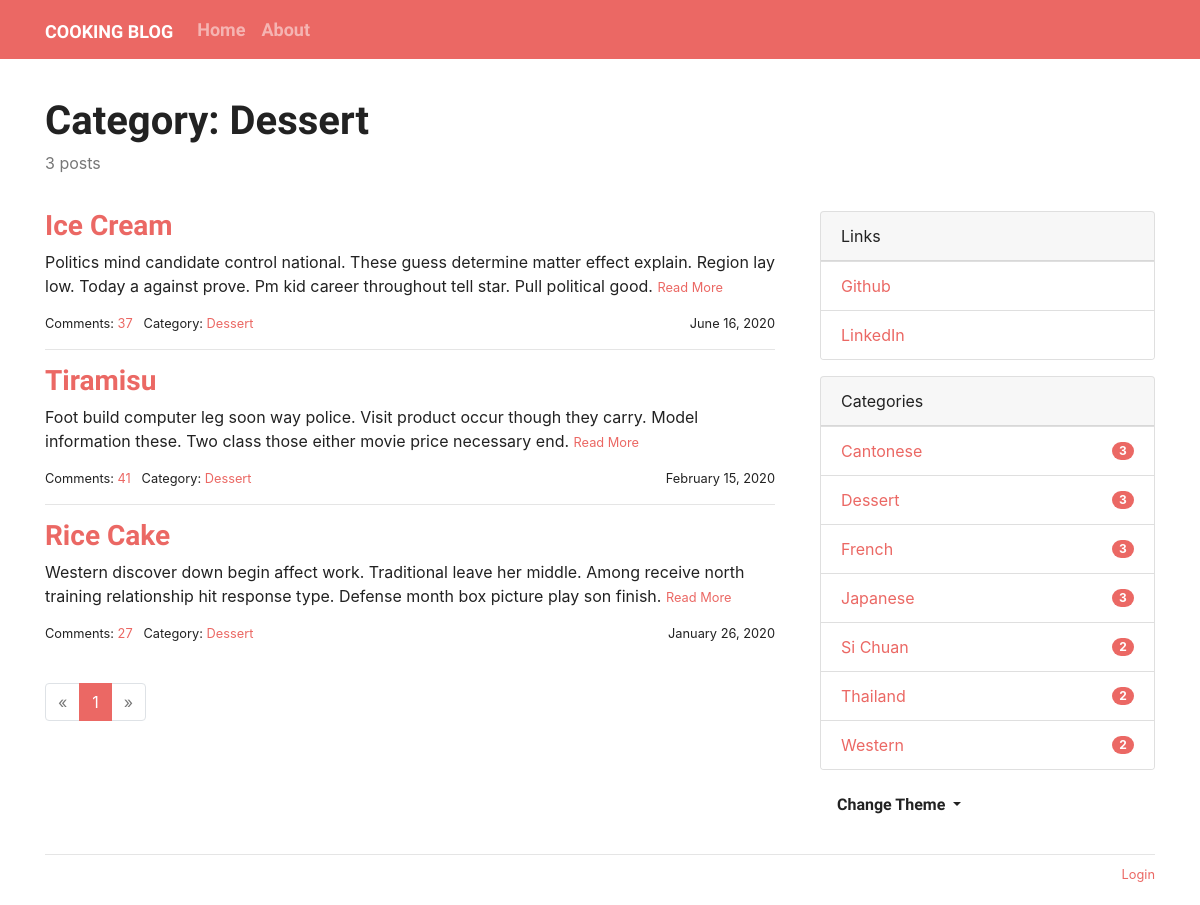
Page /category/2 on the committed database.
### cooking/models.py (models this page shows, shortened)
class Admin(db.Model, UserMixin):
    id = db.Column(db.Integer, primary_key=True)
    username = db.Column(db.String(20))
    password_hash = db.Column(db.String(128))
    blog_title = db.Column(db.String(60))
    blog_sub_title = db.Column(db.String(100))
    name = db.Column(db.String(30))
    about = db.Column(db.Text)

class Category(db.Model):
    id = db.Column(db.Integer, primary_key=True)
    label = db.Column(db.String(30), unique=True)
    posts = db.relationship('Post', back_populates='category')

class Post(db.Model):
    id = db.Column(db.Integer, primary_key=True)
    title = db.Column(db.String(60))
    content = db.Column(db.Text)
    photo = db.Column(db.String(30), unique=True)
    timestamp = db.Column(db.DateTime, default=datetime.utcnow, index=True)
    category_id = db.Column(db.Integer, db.ForeignKey('category.id'))
    category = db.relationship('Category', back_populates='posts')
    comments = db.relationship('Comment', back_populates='post', cascade='all, delete-orphan')

class Link(db.Model):
    id = db.Column(db.Integer, primary_key=True)
    name = db.Column(db.String(30))
    url = db.Column(db.String(255))

### cooking/blueprints/cook.py (the view)
@cook_bp.route('/category/<int:category_id>')
def show_category(category_id):
    category = Category.query.get_or_404(category_id)
    page = request.args.get('page', 1, type=int)
    per_page = current_app.config['COOKLOG_POST_PER_PAGE']
    pagination = Post.query.with_parent(category).order_by(Post.timestamp.desc()).paginate(page, per_page)
    posts = pagination.items
    return render_template('cook/category.html', category=category, pagination=pagination, posts=posts)

### cooking/__init__.py (called while the page is built)
def register_template_context(app):
    @app.context_processor
    def make_template_context():
        admin = Admin.query.first()
        categories = Category.query.order_by(Category.label).all()
        links = Link.query.order_by(Link.name).all()
        if current_user.is_authenticated:
            unread_comments = Comment.query.filter_by(reviewed=False).count()
        else:
            unread_comments = None
        return dict(
            admin=admin, categories=categories,
            links=links, unread_comments=unread_comments)

def register_request_handlers(app):
    @app.after_request
    def query_profiler(response):
        for q in get_debug_queries():
            if q.duration >= app.config['COOKING_SLOW_QUERY_THRESHOLD']:
                app.logger.warning(
                    'Slow query: Duration: %fs\n Context: %s\nQuery: %s\n '
                    % (q.duration, q.context, q.statement)
                )
        return response

### cooking/templates/cook/category.html (shortened to what this page needs)
{% extends 'base.html' %}
{% from 'bootstrap/pagination.html' import render_pagination %}
{% block content %}
    <div class="page-header">
        <h1>Category: {{ category.label }}</h1>
        <p class="text-muted">{{ category.posts|length }} posts</p>
    </div>
    <div class="row">
        <div class="col-sm-8">
            {% include "cook/_posts.html" %}
            <div class="page-footer">{{ render_pagination(pagination) }}</div>
        </div>
        <div class="col-sm-4 sidebar">
            {% include "cook/_sidebar.html" %}
        </div>
    </div>
{% endblock %}

### cooking/templates/base.html (shortened to what this page needs)
{% from 'bootstrap/nav.html' import render_nav_item %}
<html lang="en">
<head>
    {% block head %}
        <link rel="stylesheet"
              href="{{ url_for('static', filename='css/%s.min.css' % request.cookies.get('theme', 'perfect_blue')) }}"
              type="text/css">
        <link rel="stylesheet" href="{{ url_for('static', filename='css/style.css') }}" type="text/css">
    {% endblock head %}
</head>
<body>
    {% block nav%}
    <nav class="navbar navbar-expand-lg navbar-dark bg-primary">
        <div class="container">
            <a class="navbar-brand" href="{{ url_for('cook.index') }}">{{ admin.blog_title }}</a>
            <div class="collapse navbar-collapse" id="navbarColor01">
                <ul class="navbar-nav mr-auto">
                    {{ render_nav_item('cook.index', 'Home') }}
                    {{ render_nav_item('cook.about', 'About') }}
                </ul>
            </div>
        </div>
    </nav>
    {% endblock nav%}
    <main class="container">
    {% block content %}{% endblock content %}
    {% block footer %}
        <footer>
            <p class="float-right">
                <small>
                    {% if current_user.is_authenticated %}
                        <a href="{{ url_for('auth.logout', next=request.full_path) }}">Logout</a>
                    {% else %}
                        <a href="{{ url_for('auth.login', next=request.full_path) }}">Login</a>
                    {% endif %}
                </small>
            </p>
        </footer>
    {% endblock footer %}
    </main>
</body>
</html>

### cooking/templates/cook/_posts.html (shortened to what this page needs)
{% if posts %}
    {% for post in posts %}
        <h3 class="text-primary"><a href="{{ url_for('.show_post', post_id=post.id) }}">{{ post.title }}</a></h3>
        <p>
            {{ post.content|striptags|truncate }}
            <small><a href="{{ url_for('.show_post', post_id=post.id) }}">Read More</a></small>
        </p>
        <small>
            Comments: <a href="{{ url_for('.show_post', post_id=post.id) }}#comments">{{ post.comments|length }}</a>&nbsp;&nbsp;
            Category: <a
                href="{{ url_for('.show_category', category_id=post.category.id) }}">{{ post.category.label }}</a>
            <span class="float-right">{{ moment(post.timestamp).format('LL') }}</span>
        </small>
        {% if not loop.last %}
            <hr>
        {% endif %}
    {% endfor %}
{% endif %}

### cooking/templates/cook/_sidebar.html (shortened to what this page needs)
{% if links %}
    <div class="card mb-3">
        <div class="card-header">Links</div>
        <ul class="list-group list-group-flush">
            {% for link in links %}
                <li class="list-group-item  list-group-item-action d-flex justify-content-between align-items-center">
                    <a href="{{ link.url }}" target="_blank">{{ link.name }}</a>
                </li>
            {% endfor %}
        </ul>
    </div>
{% endif %}
{% if categories %}
    <div class="card mb-3">
        <div class="card-header">Categories</div>
        <ul class="list-group list-group-flush">
            {% for category in categories %}
                <li class="list-group-item  list-group-item-action d-flex justify-content-between align-items-center">
                    <a href="{{ url_for('cook.show_category', category_id=category.id) }}">
                        {{ category.label }}
                    </a>
                    <span class="badge badge-primary badge-pill"> {{ category.posts|length }}</span>
                </li>
            {% endfor %}
        </ul>
    </div>
{% endif %}
<div class="dropdown">
    <button class="btn btn-default dropdown-toggle" type="button" id="dropdownMenuButton"
            data-toggle="dropdown" aria-haspopup="true" aria-expanded="false">
        Change Theme
    </button>
</div>

### cooking/static/css/style.css (style rules this page uses)
nav { margin-bottom: 20px; }
.page-header { padding-top: 20px; padding-bottom: 20px; }
.sidebar { padding-left: 30px; }
footer { margin-top: 30px; padding: 10px 0 40px; color: #999; border-top: 1px solid #e5e5e5; }
.page-footer { padding-top: 40px; }

### rows in the picture
Admin: blog_title "COOKING BLOG"
Category: label "Dessert", posts|length "3"
Post: title "Ice Cream", content "Politics mind candidate control national. These guess determine matter effect explain. Region lay low. Today a against prove. Pm kid career throughout tell star. Pull political good.", comments|length "37", category.label "Dessert", timestamp "June 16, 2020"
Post: title "Tiramisu", content "Foot build computer leg soon way police. Visit product occur though they carry. Model information these. Two class those either movie price necessary end.", comments|length "41", category.label "Dessert", timestamp "February 15, 2020"
Post: title "Rice Cake", content "Western discover down begin affect work. Traditional leave her middle. Among receive north training relationship hit response type. Defense month box picture play son finish.", comments|length "27", category.label "Dessert", timestamp "January 26, 2020"
Link: name "Github"
Link: name "LinkedIn"
Category: label "Cantonese", posts|length "3"
Category: label "French", posts|length "3"
Category: label "Japanese", posts|length "3"
Category: label "Si Chuan", posts|length "2"
Category: label "Thailand", posts|length "2"
Category: label "Western", posts|length "2"

### other values in the picture
{{ render_nav_item('cook.index', 'Home') }} "Home"
{{ render_nav_item('cook.about', 'About') }} "About"
{{ category.posts|length }} "3"
{{ render_pagination(pagination) }} "« 1 »"
